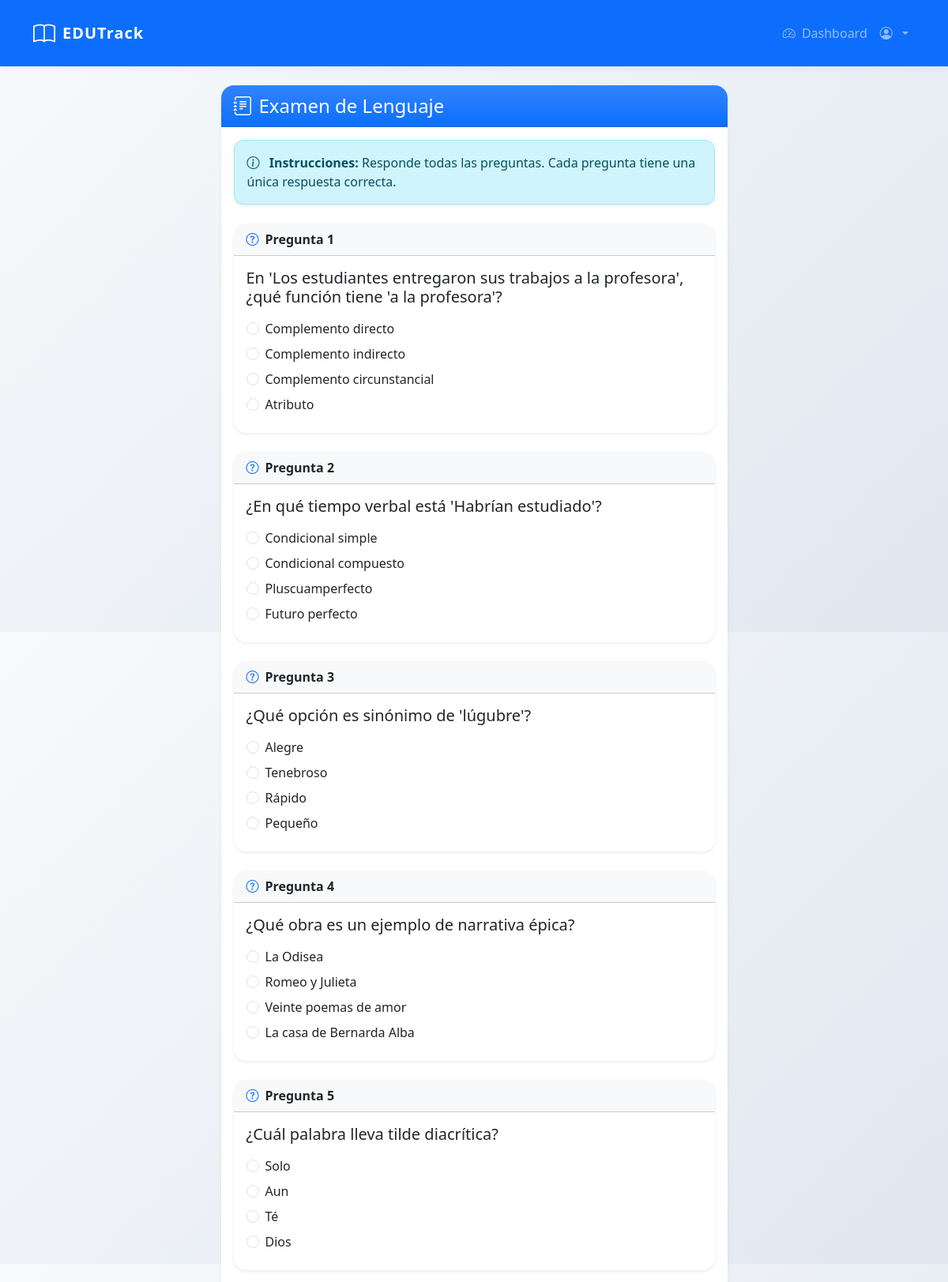
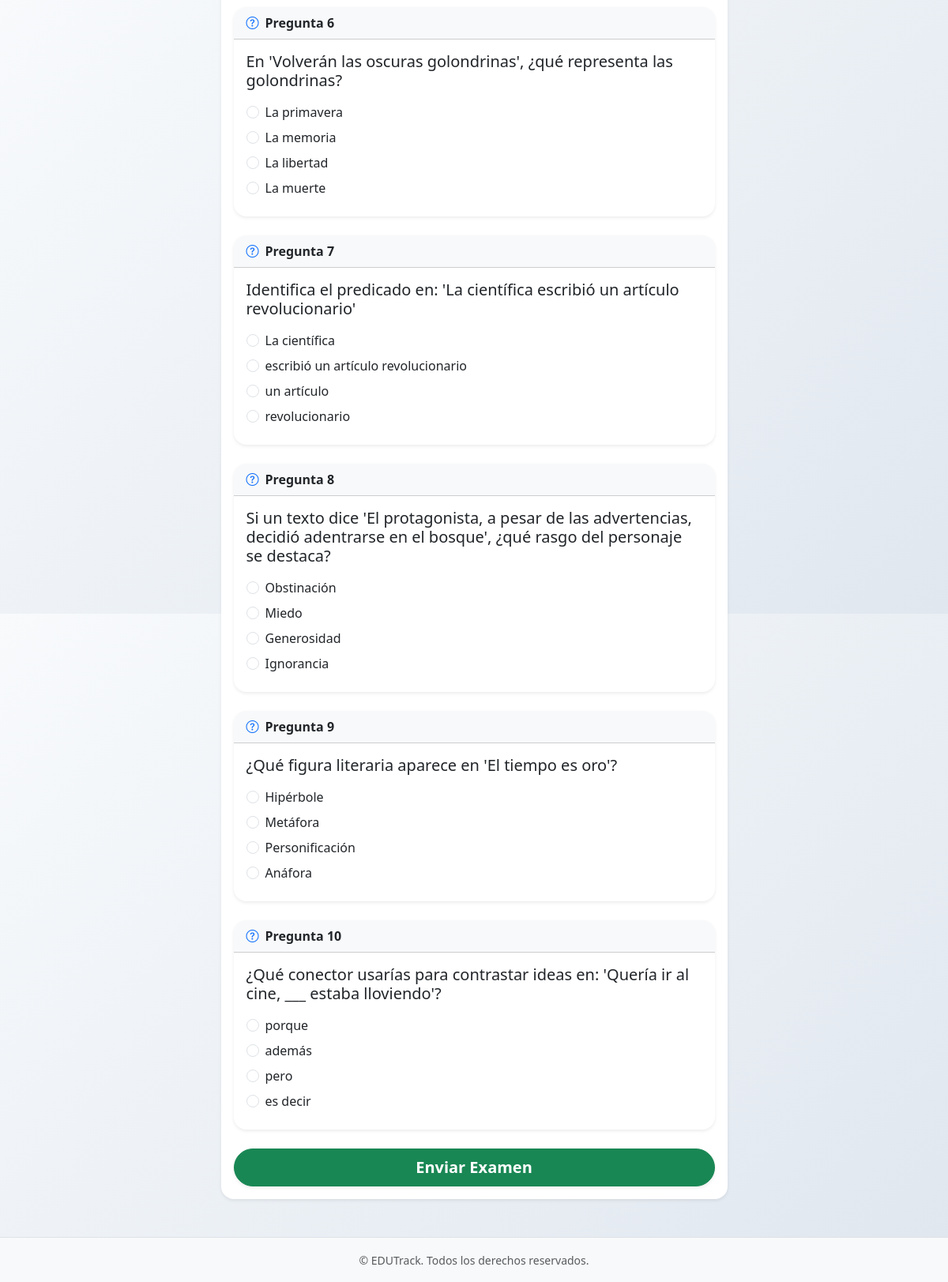
Page /start_exam/lenguaje (signed in) on the committed database (2 pictures, top to bottom).
### app/models.py (models this page shows, shortened)
class Question(db.Model):
    id = db.Column(db.Integer, primary_key=True)
    subject = db.Column(db.String(64))
    question_text = db.Column(db.String(500))
    option_a = db.Column(db.String(200))
    option_b = db.Column(db.String(200))
    option_c = db.Column(db.String(200))
    option_d = db.Column(db.String(200))
    feedback_a = db.Column(db.String(1000))
    feedback_b = db.Column(db.String(1000))
    feedback_c = db.Column(db.String(1000))
    feedback_d = db.Column(db.String(1000))
    correct_answer = db.Column(db.String(1))  # 'a', 'b', 'c' o 'd'
    difficulty = db.Column(db.Integer)  # 1-5

### app/routes.py (the view, shortened to what this page needs)
@main_bp.route('/start_exam/<subject>', methods=['GET', 'POST'])
@login_required
def start_exam(subject):
    if subject not in ['lenguaje', 'matematicas', 'fisica']:
        abort(404)
    questions = Question.query.filter_by(subject=subject).order_by(func.random()).limit(10).all()
    if not questions:
        flash(f'No hay preguntas disponibles para {subject.capitalize()}', 'warning')
        return redirect(url_for('main.select_subject'))
    class DynamicExamForm(ExamForm):
        pass
    for question in questions:
        setattr(DynamicExamForm, f'question_{question.id}',
                RadioField(
                    question.question_text,
                    choices=[
                        ('a', question.option_a),
                        ('b', question.option_b),
                        ('c', question.option_c),
                        ('d', question.option_d)
                    ],
                    validators=[DataRequired()],
                    render_kw={'class': 'form-check-input'}
                ))
    form = DynamicExamForm()
    return render_template('exam.html', form=form, subject=subject.capitalize(), questions=questions)

### app/routes.py
    class DynamicExamForm(ExamForm):
        pass

### app/__init__.py (called while the page is built)
def create_app():
    app = Flask(__name__, static_folder="static")
    app.config.from_object('config.Config')
    db.init_app(app)
    login_manager.init_app(app)
    login_manager.login_view = 'main.login'  # Especifica la vista de login
    from app.routes import main_bp
    app.register_blueprint(main_bp)
    @login_manager.user_loader
    def load_user(id):
        from app.models import User
        return User.query.get(int(id))
    return app

### app/templates/exam.html (shortened to what this page needs)
{% extends "base.html" %}
{% block content %}
<div class="row justify-content-center">
    <div class="col-lg-8 col-xl-7">
        <div class="card shadow-sm rounded-4 border-0 mb-4">
            <div class="card-header bg-gradient bg-primary text-white rounded-top-4 d-flex align-items-center">
                <i class="bi bi-journal-text me-2 fs-4"></i>
                <h2 class="mb-0 fs-4">Examen de {{ subject }}</h2>
            </div>
            <div class="card-body">
                <div class="alert alert-info shadow-sm mb-4">
                    <i class="bi bi-info-circle me-2"></i>
                    <strong>Instrucciones:</strong> Responde todas las preguntas. Cada pregunta tiene una única respuesta correcta.
                </div>
                <form method="POST" autocomplete="off">
                    {% for question in questions %}
                        <div class="card mb-4 border-0 shadow-sm rounded-4">
                            <div class="card-header bg-light rounded-top-4 fw-semibold">
                                <i class="bi bi-question-circle me-2 text-primary"></i>Pregunta {{ loop.index }}
                            </div>
                            <div class="card-body">
                                <h5 class="card-title mb-3">{{ question.question_text }}</h5>
                                <div class="form-group">
                                    {% set field = form['question_' + question.id|string] %}
                                    {% for subfield in field %}
                                        <div class="form-check mb-2">
                                            {{ subfield(class="form-check-input") }}
                                            {{ subfield.label(class="form-check-label") }}
                                        </div>
                                    {% endfor %}
                                </div>
                            </div>
                        </div>
                    {% endfor %}
                    <div class="d-grid mt-4">
                        {{ form.submit(class="btn btn-success btn-lg rounded-pill shadow-sm fw-semibold") }}
                    </div>
                </form>
            </div>
        </div>
    </div>
</div>
{% endblock %}

### app/static/css/styles.css (style rules this page uses)
body { height: 100vh; }
.card { margin-bottom: 20px; box-shadow: 0 0.125rem 0.25rem rgba(0, 0, 0, 0.075); }
.card-header { font-weight: bold; }
.alert { margin-bottom: 1rem; }

### app/templates/base.html (style rules this page uses)
body { background: linear-gradient(135deg, #f8fafc 0%, #e0e7ef 100%); }
.alert { border-radius: 0.75rem; }

### rows in the picture
Question: question_text "En 'Los estudiantes entregaron sus trabajos a la profesora', ¿qué función tiene 'a la profesora'?", label "Complemento directo" "Complemento indirecto" "Complemento circunstancial" "Atributo"
Question: question_text "¿En qué tiempo verbal está 'Habrían estudiado'?", label "Condicional simple" "Condicional compuesto" "Pluscuamperfecto" "Futuro perfecto"
Question: question_text "¿Qué opción es sinónimo de 'lúgubre'?", label "Alegre" "Tenebroso" "Rápido" "Pequeño"
Question: question_text "¿Qué obra es un ejemplo de narrativa épica?", label "La Odisea" "Romeo y Julieta" "Veinte poemas de amor" "La casa de Bernarda Alba"
Question: question_text "¿Cuál palabra lleva tilde diacrítica?", label "Solo" "Aun" "Té" "Dios"
Question: question_text "En 'Volverán las oscuras golondrinas', ¿qué representa las golondrinas?", label "La primavera" "La memoria" "La libertad" "La muerte"
Question: question_text "Identifica el predicado en: 'La científica escribió un artículo revolucionario'", label "La científica" "escribió un artículo revolucionario" "un artículo" "revolucionario"
Question: question_text "Si un texto dice 'El protagonista, a pesar de las advertencias, decidió adentrarse en el bosque', ¿qué rasgo del personaje se destaca?", label "Obstinación" "Miedo" "Generosidad" "Ignorancia"
Question: question_text "¿Qué figura literaria aparece en 'El tiempo es oro'?", label "Hipérbole" "Metáfora" "Personificación" "Anáfora"
Question: question_text "¿Qué conector usarías para contrastar ideas en: 'Quería ir al cine, ___ estaba lloviendo'?", label "porque" "además" "pero" "es decir"

### other values in the picture
{{ subject }} "Lenguaje"
